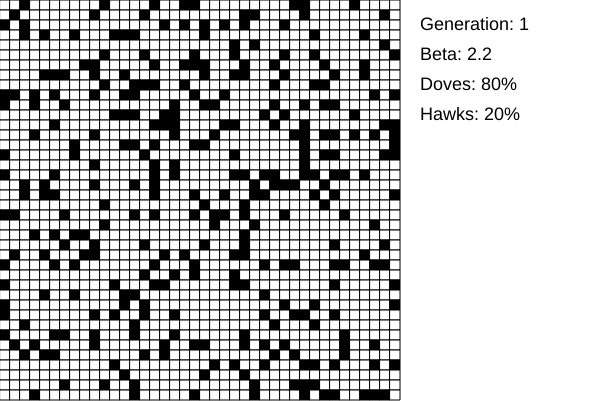
Frame 1 (no input)
Frame 60 (no input): identical to frame 1, image omitted
Frame 120 (the mouse pressed at the canvas centre since frame 60): identical to frame 1, image omitted

The p5.js sketch that drew this single still picture (run headless with seeded random() and noise() and a simulated clock; from frame 60 on, the mouse is pressed at the canvas centre):

// p5.js sketch
// ── sketch.js
/*
Hawk = 0 - Dove = 1
	 0		1
0| 1-B  2
1|  0		1
*/

//Variables for the simulation
let gridSize = 40;
let hawkProb = 0.2;
let beta = 2.2;

//The matrix of values for the scores
let strats = [[1-beta,2],[0,1]];

//Used to slow the rate at which the generations are iterated through (high = slower)
let rate = 10;

let res;
let grid;
let counter = 0;
let generation = 1;
let hawkCount = 0;

function setup() {
	randomSeed(1);
	createCanvas(600, 401);
	//Create the initial grid
	grid = create2DArray(gridSize,gridSize);
	//Generate the initial positions of the hawks
	hawkList = generateHawks(hawkProb);

	//Assign each position in the grid as either a hawk or dove
	let count = 0;
	for (var i=0; i < gridSize; i++) {
		for (var j=0; j < gridSize; j++) {
			if(hawkList.indexOf(count) != -1) {
				grid[i][j] = 0;
				hawkCount++;
			} else {
				grid[i][j] = 1;
			}
			count++;
		}
	}
	//res is used to scale the size of the grid with the canvas size
	res = (canvas.height-1) / gridSize;

}

//Executes every frame
function draw() {
  background(255);

	//General Text
	fill(0);
	textSize(18);

	text('Generation: ' + str(generation), width - 180, 30);
	text('Beta: ' + str(beta), width - 180, 60);
	text('Doves: ' + str(round(((1-(hawkCount / pow(gridSize,2)))* 100)*10)/10) + "%", width - 180, 90);
	text('Hawks: ' + str(round(((hawkCount / pow(gridSize,2))* 100)*10)/10) + "%", width - 180, 120);

	//Drawing the grid to the screen
	for (var i=0; i < gridSize; i++) {
		for (var j=0; j < gridSize; j++) {
			if(grid[i][j] == 0){
				fill(0);
			} else {
				fill(255);
			}
			rect(i*res, j*res, res, res);
		}
	}

	//Runs the next generation
	if(counter % rate == 0){
		//nextGen();
	}
	counter++;

}

//Computes the next generation
function nextGen(){
	generation++;
	//Create arrays to hold the scores and the updated grid
	let scoreGrid = create2DArray(gridSize,gridSize);
	let nextGrid = create2DArray(gridSize,gridSize);

	//Calculate the score for each cell in the grid
	for (var i=0; i < gridSize; i++) {
		for (var j=0; j < gridSize; j++) {
			scoreGrid[i][j] = sumNeighbours(grid, i, j);
		}
	}

	//Assign new strategies based on the neighbouring cell with maximum score
	hawkCount = 0;
	for (var i=0; i < gridSize; i++) {
		for (var j=0; j < gridSize; j++) {
			let maxPos = maxNeighbour(scoreGrid, i, j);
				nextGrid[i][j] = grid[maxPos[0]][maxPos[1]];
				if(nextGrid[i][j] == 0) {
					hawkCount++;
				}
			}
		}
		//Updates the grid
		grid = nextGrid;
}

//Calculates the score of a cell based on its 8 neighbours
//Includes a tie-breaking mechanism (adding a small random perturbation)
function sumNeighbours(arr, x, y) {
	let sum = 0.;
	for(var i = -1; i < 2; i++){
		for (var j = -1; j < 2; j++) {
			let col = (x + i + gridSize) % gridSize;
			let row = (y + j + gridSize) % gridSize;
			sum += strats[arr[x][y]][arr[col][row]];
		}
	}
	sum -= strats[arr[x][y]][arr[x][y]];
	return sum+random()*0.05;
}

//Calculates the maximum score of a neighbour given a matrix of scores
function maxNeighbour(grid, x, y) {
	let max = -Infinity;
	let maxCol=0;
	let maxRow=0;
	for(var i = -1; i < 2; i++){
		for (var j = -1; j < 2; j++) {
			let col = (x + i + gridSize) % gridSize;
			let row = (y + j + gridSize) % gridSize;
			if(grid[col][row] > max){
				max = grid[col][row];
				maxCol = col;
				maxRow = row;
			}
		}
	}
	return [maxCol, maxRow];
}

//Called whenever a key is pressed
function keyPressed() {
  //Spacebar
  if (keyCode === 32) {
		nextGen();
  }
}
//Creates a matrix/2D Array
function create2DArray(rows, cols) {
	let arr = new Array(rows);
	for (var i = 0; i < arr.length; i++) {
		arr[i] = new Array(cols);
	}
	return arr;
}

//Generates an array of unique random positions for the hawks in the grid
function generateHawks(hawkProb){
	let noHawks = hawkProb * pow(gridSize,2);
	var arr = []
	while(arr.length < noHawks){
    var r = Math.floor(random(pow(gridSize,2)));
    if(arr.indexOf(r) === -1) arr.push(r);
	}
	return arr;

}
